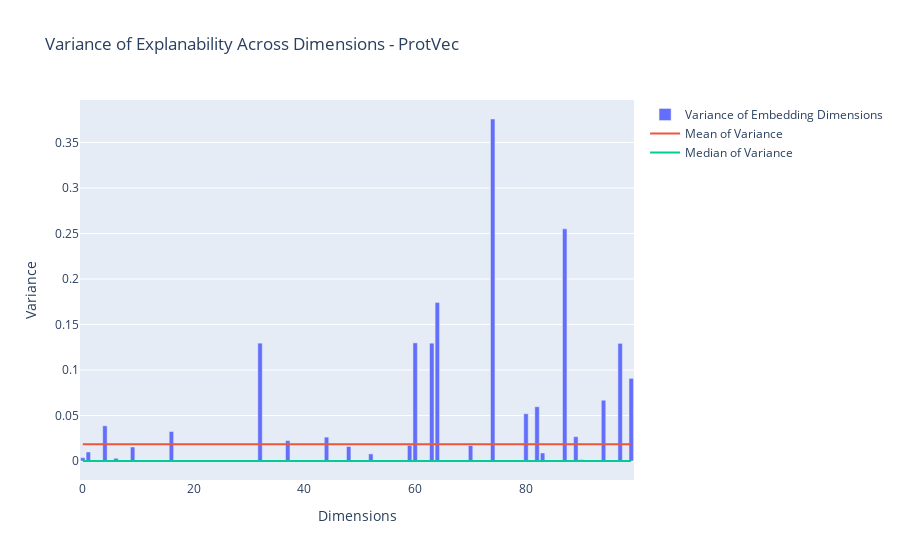
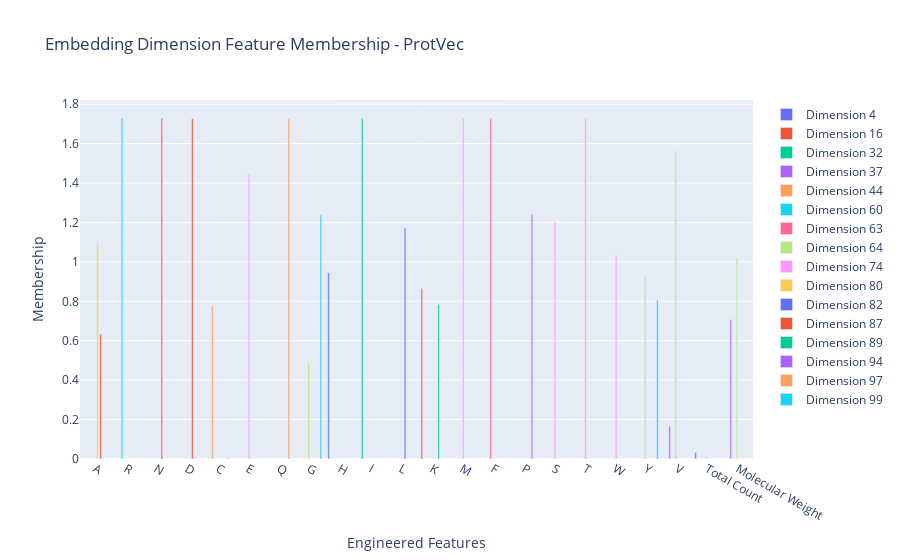

Source (notebook cell) for these figures, in order:
### Code cell
sense_feat_dict = {'A':0,
 'R':1,
 'N':2,
 'D':3,
 'C':4,
 'E':5,
 'Q':6,
 'G':7,
 'H':8,
 'I':9,
 'L':10,
 'K':11,
 'M':12,
 'F':13,
 'P':14,
 'S':15,
 'T':16,
 'W':17,
 'Y':18,
 'V':19,
 'Total Count' : 20,
 'Molecular Weight' : 21}

targets_return_dict = find_feature_membership(input_embed = normalized_protvec_embeddings,
                                            embed_name = 'ProtVec',
                                            sense_features = normalized_engineered_target_embeddings,
                                            sense_feat_dict = sense_feat_dict,
                                            top_k = 10)

### Figure 1 — Plotly figure (JSON) as saved in the notebook; plotly's stock layout.template omitted (floating-point values rounded to 4 significant figures)
{"data": [{"name": "Variance of Embedding Dimensions", "type": "bar", "x": [0, 1, 2, 3, 4, 5, 6, 7, 8, 9, 10, 11, 12, 13, 14, 15, 16, 17, 18, 19, 20, 21, 22, 23, 24, 25, 26, 27, 28, 29, 30, 31, 32, 33, 34, 35, 36, 37, 38, 39, 40, 41, 42, 43, 44, 45, 46, 47, 48, 49, 50, 51, 52, 53, 54, 55, 56, 57, 58, 59, 60, 61, 62, 63, 64, 65, 66, 67, 68, 69, 70, 71, 72, 73, 74, 75, 76, 77, 78, 79, 80, 81, 82, 83, 84, 85, 86, 87, 88, 89, 90, 91, 92, 93, 94, 95, 96, 97, 98, 99], "y": [0.003631, 0.009925, 0.0004843, 1.219e-05, 0.03867, 0, 0.002963, 0, 5.122e-05, 0.01536, 7.872e-09, 3.485e-05, 2.288e-05, 0, 9.709e-06, 0, 0.03242, 3.265e-06, 0, 0, 0, 0, 5.599e-06, 0, 0, 0, 0, 0, 0, 1.774e-05, 0, 0, 0.1295, 0, 0, 0, 0, 0.02246, 0, 0, 0, 0, 0, 0, 0.02625, 0, 0, 0, 0.01586, 0, 0, 0, 0.007817, 0, 0, 0, 0.0001392, 0, 0, 0.01727, 0.1298, 0, 0, 0.1295, 0.1743, 0, 0, 0.0003307, 1.829e-05, 4.773e-05, 0.01706, 0, 0, 0, 0.3758, 0, 0, 0, 0, 0, 0.05194, 0, 0.05965, 0.008807, 0, 0, 0, 0.255, 0, 0.02672, 0.001425, 0, 0, 0, 0.06676, 0, 0, 0.1292, 0, 0.09079]}, {"mode": "lines", "name": "Mean of Variance", "type": "scatter", "x": [0, 1, 2, 3, 4, 5, 6, 7, 8, 9, 10, 11, 12, 13, 14, 15, 16, 17, 18, 19, 20, 21, 22, 23, 24, 25, 26, 27, 28, 29, 30, 31, 32, 33, 34, 35, 36, 37, 38, 39, 40, 41, 42, 43, 44, 45, 46, 47, 48, 49, 50, 51, 52, 53, 54, 55, 56, 57, 58, 59, 60, 61, 62, 63, 64, 65, 66, 67, 68, 69, 70, 71, 72, 73, 74, 75, 76, 77, 78, 79, 80, 81, 82, 83, 84, 85, 86, 87, 88, 89, 90, 91, 92, 93, 94, 95, 96, 97, 98, 99], "y": [0.0184, 0.0184, 0.0184, 0.0184, 0.0184, 0.0184, 0.0184, 0.0184, 0.0184, 0.0184, 0.0184, 0.0184, 0.0184, 0.0184, 0.0184, 0.0184, 0.0184, 0.0184, 0.0184, 0.0184, 0.0184, 0.0184, 0.0184, 0.0184, 0.0184, 0.0184, 0.0184, 0.0184, 0.0184, 0.0184, 0.0184, 0.0184, 0.0184, 0.0184, 0.0184, 0.0184, 0.0184, 0.0184, 0.0184, 0.0184, 0.0184, 0.0184, 0.0184, 0.0184, 0.0184, 0.0184, 0.0184, 0.0184, 0.0184, 0.0184, 0.0184, 0.0184, 0.0184, 0.0184, 0.0184, 0.0184, 0.0184, 0.0184, 0.0184, 0.0184, 0.0184, 0.0184, 0.0184, 0.0184, 0.0184, 0.0184, 0.0184, 0.0184, 0.0184, 0.0184, 0.0184, 0.0184, 0.0184, 0.0184, 0.0184, 0.0184, 0.0184, 0.0184, 0.0184, 0.0184, 0.0184, 0.0184, 0.0184, 0.0184, 0.0184, 0.0184, 0.0184, 0.0184, 0.0184, 0.0184, 0.0184, 0.0184, 0.0184, 0.0184, 0.0184, 0.0184, 0.0184, 0.0184, 0.0184, 0.0184]}, {"mode": "lines", "name": "Median of Variance", "type": "scatter", "x": [0, 1, 2, 3, 4, 5, 6, 7, 8, 9, 10, 11, 12, 13, 14, 15, 16, 17, 18, 19, 20, 21, 22, 23, 24, 25, 26, 27, 28, 29, 30, 31, 32, 33, 34, 35, 36, 37, 38, 39, 40, 41, 42, 43, 44, 45, 46, 47, 48, 49, 50, 51, 52, 53, 54, 55, 56, 57, 58, 59, 60, 61, 62, 63, 64, 65, 66, 67, 68, 69, 70, 71, 72, 73, 74, 75, 76, 77, 78, 79, 80, 81, 82, 83, 84, 85, 86, 87, 88, 89, 90, 91, 92, 93, 94, 95, 96, 97, 98, 99], "y": [0, 0, 0, 0, 0, 0, 0, 0, 0, 0, 0, 0, 0, 0, 0, 0, 0, 0, 0, 0, 0, 0, 0, 0, 0, 0, 0, 0, 0, 0, 0, 0, 0, 0, 0, 0, 0, 0, 0, 0, 0, 0, 0, 0, 0, 0, 0, 0, 0, 0, 0, 0, 0, 0, 0, 0, 0, 0, 0, 0, 0, 0, 0, 0, 0, 0, 0, 0, 0, 0, 0, 0, 0, 0, 0, 0, 0, 0, 0, 0, 0, 0, 0, 0, 0, 0, 0, 0, 0, 0, 0, 0, 0, 0, 0, 0, 0, 0, 0, 0]}], "layout": {"title": {"text": "Variance of Explanability Across Dimensions - ProtVec"}, "xaxis": {"title": {"text": "Dimensions"}}, "yaxis": {"title": {"text": "Variance"}}}}

### Figure 2 — Plotly figure (JSON) as saved in the notebook; plotly's stock layout.template omitted (floating-point values rounded to 4 significant figures)
{"data": [{"name": "Dimension 4", "type": "bar", "x": ["A", "R", "N", "D", "C", "E", "Q", "G", "H", "I", "L", "K", "M", "F", "P", "S", "T", "W", "Y", "V", "Total Count", "Molecular Weight"], "y": [0, 0, 0, 0, 0, 0, 0, 0, 0.945, 0, 0, 0, 0, 0, 0, 0, 0, 0, 0, 0, 0.03404, 0]}, {"name": "Dimension 16", "type": "bar", "x": ["A", "R", "N", "D", "C", "E", "Q", "G", "H", "I", "L", "K", "M", "F", "P", "S", "T", "W", "Y", "V", "Total Count", "Molecular Weight"], "y": [0, 0, 0, 0, 0, 0, 0, 0, 0, 0, 0, 0.8644, 0, 0, 0, 0, 0, 0, 0, 0, 0, 0]}, {"name": "Dimension 32", "type": "bar", "x": ["A", "R", "N", "D", "C", "E", "Q", "G", "H", "I", "L", "K", "M", "F", "P", "S", "T", "W", "Y", "V", "Total Count", "Molecular Weight"], "y": [0, 0, 0, 0, 0, 0, 0, 0, 0, 1.727, 0, 0, 0, 0, 0, 0, 0, 0, 0, 0, 0, 0]}, {"name": "Dimension 37", "type": "bar", "x": ["A", "R", "N", "D", "C", "E", "Q", "G", "H", "I", "L", "K", "M", "F", "P", "S", "T", "W", "Y", "V", "Total Count", "Molecular Weight"], "y": [0, 0, 0, 0, 0, 0, 0, 0, 0, 0, 0, 0, 0, 0, 0, 0, 0, 0, 0, 0.1655, 0, 0.7081]}, {"name": "Dimension 44", "type": "bar", "x": ["A", "R", "N", "D", "C", "E", "Q", "G", "H", "I", "L", "K", "M", "F", "P", "S", "T", "W", "Y", "V", "Total Count", "Molecular Weight"], "y": [0, 0, 0, 0, 0.7778, 0, 0, 0, 0, 0, 0, 0, 0, 0, 0, 0, 0, 0, 0, 0, 0, 0]}, {"name": "Dimension 60", "type": "bar", "x": ["A", "R", "N", "D", "C", "E", "Q", "G", "H", "I", "L", "K", "M", "F", "P", "S", "T", "W", "Y", "V", "Total Count", "Molecular Weight"], "y": [0, 1.729, 0, 0, 0, 0, 0, 0, 0, 0, 0, 0, 0, 0, 0, 0, 0, 0, 0, 0, 0, 0]}, {"name": "Dimension 63", "type": "bar", "x": ["A", "R", "N", "D", "C", "E", "Q", "G", "H", "I", "L", "K", "M", "F", "P", "S", "T", "W", "Y", "V", "Total Count", "Molecular Weight"], "y": [0, 0, 0, 0, 0, 0, 0, 0, 0, 0, 0, 0, 0, 1.727, 0, 0, 0, 0, 0, 0, 5.651e-05, 0]}, {"name": "Dimension 64", "type": "bar", "x": ["A", "R", "N", "D", "C", "E", "Q", "G", "H", "I", "L", "K", "M", "F", "P", "S", "T", "W", "Y", "V", "Total Count", "Molecular Weight"], "y": [0, 0, 0, 0, 0, 0, 0, 0.49, 0, 0, 0, 0, 0, 0, 0, 0, 0, 0, 0.9206, 1.561, 0.009914, 1.018]}, {"name": "Dimension 74", "type": "bar", "x": ["A", "R", "N", "D", "C", "E", "Q", "G", "H", "I", "L", "K", "M", "F", "P", "S", "T", "W", "Y", "V", "Total Count", "Molecular Weight"], "y": [0, 0, 0, 0, 0, 1.448, 0, 0, 0, 0, 0, 0, 1.73, 0, 0, 1.201, 1.727, 1.034, 0, 0, 0, 0]}, {"name": "Dimension 80", "type": "bar", "x": ["A", "R", "N", "D", "C", "E", "Q", "G", "H", "I", "L", "K", "M", "F", "P", "S", "T", "W", "Y", "V", "Total Count", "Molecular Weight"], "y": [1.094, 0, 0, 0, 0, 0, 0, 0, 0, 0, 0, 0, 0, 0, 0, 0, 0, 0, 0, 0, 0, 0]}, {"name": "Dimension 82", "type": "bar", "x": ["A", "R", "N", "D", "C", "E", "Q", "G", "H", "I", "L", "K", "M", "F", "P", "S", "T", "W", "Y", "V", "Total Count", "Molecular Weight"], "y": [0, 0, 0, 0, 0, 0, 0, 0, 0, 0, 1.173, 0, 0, 0, 0, 0, 0, 0, 0, 0, 0, 0]}, {"name": "Dimension 87", "type": "bar", "x": ["A", "R", "N", "D", "C", "E", "Q", "G", "H", "I", "L", "K", "M", "F", "P", "S", "T", "W", "Y", "V", "Total Count", "Molecular Weight"], "y": [0.6332, 0, 1.729, 1.727, 0, 0, 0, 0, 0, 0, 0, 0, 0, 0, 0, 0, 0, 0, 0, 0, 0, 0]}, {"name": "Dimension 89", "type": "bar", "x": ["A", "R", "N", "D", "C", "E", "Q", "G", "H", "I", "L", "K", "M", "F", "P", "S", "T", "W", "Y", "V", "Total Count", "Molecular Weight"], "y": [0, 0, 0, 0, 0, 0, 0, 0, 0, 0, 0, 0.7848, 0, 0, 0, 0, 0, 0, 0, 0, 0, 0]}, {"name": "Dimension 94", "type": "bar", "x": ["A", "R", "N", "D", "C", "E", "Q", "G", "H", "I", "L", "K", "M", "F", "P", "S", "T", "W", "Y", "V", "Total Count", "Molecular Weight"], "y": [0, 0, 0, 0, 0, 0, 0, 0, 0, 0, 0, 0, 0, 0, 1.24, 0, 0, 0, 0, 0, 0, 0]}, {"name": "Dimension 97", "type": "bar", "x": ["A", "R", "N", "D", "C", "E", "Q", "G", "H", "I", "L", "K", "M", "F", "P", "S", "T", "W", "Y", "V", "Total Count", "Molecular Weight"], "y": [0, 0, 0, 0, 0.005557, 0, 1.726, 0, 0, 0, 0, 0, 0, 0, 0, 0, 0, 0, 0, 0, 0, 0]}, {"name": "Dimension 99", "type": "bar", "x": ["A", "R", "N", "D", "C", "E", "Q", "G", "H", "I", "L", "K", "M", "F", "P", "S", "T", "W", "Y", "V", "Total Count", "Molecular Weight"], "y": [0, 0, 0, 0, 0, 0, 0, 1.24, 0, 0, 0, 0, 0, 0, 0, 0, 0, 0, 0.8067, 0, 0, 0]}], "layout": {"barmode": "group", "title": {"text": "Embedding Dimension Feature Membership - ProtVec"}, "xaxis": {"title": {"text": "Engineered Features"}}, "yaxis": {"title": {"text": "Membership"}}}}
